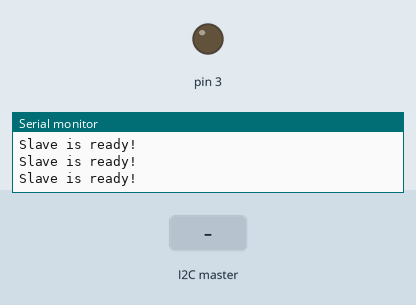
Bench run of a sketch on a simulated Arduino Uno, built with avr-gcc and run on an emulated ATmega328P. Shown: output pins drawn as LEDs (lit = HIGH), the last lines printed to the serial monitor. Dashed ring = blinking. The inputs (shaded band) are chosen by the test bench.

Above: at 1.2 s.
1.3 s: the I2C master sends the byte 1
At 2.1 s:
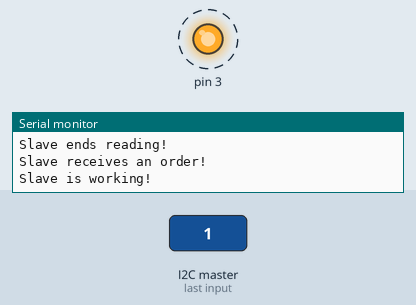
Timing chart, 0 to 10.3 s (numbered marks = the images above; inputs shaded):
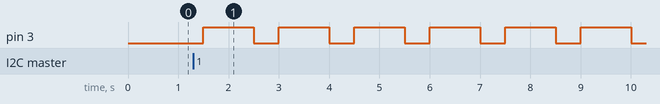

Measured:
- after the input at 1.3 s, pin 3: alternates HIGH for 1.0 s and LOW for 0.50 s, starting after 0.20 s

The sketch:

doubUNO_i2c_test_slave.ino
```cpp
#include <Wire.h>

int slave_ready = 1;
int my_address = 2;
int master_order = 0;

void setup() {
  // put your setup code here, to run once:
  Wire.begin(my_address);
  Serial.begin(9600);
}

void loop() {
  // put your main code here, to run repeatedly:
  Serial.println("Slave is ready!");
  Wire.onReceive(receiveEvent);
  delay(500);
  if(slave_ready == 0){
    Serial.println("Slave is working!");
    pinMode(3,OUTPUT);
    digitalWrite(3,HIGH);
    delay(1000);
    digitalWrite(3,LOW);
    Serial.println("Slave ends working!");
    slave_ready == 1;
  }

}

void receiveEvent(int howMany){
  Serial.println("Slave is reading!");
  while(0 < Wire.available()){
    master_order = Wire.read();
  }
  Serial.println("Slave ends reading!");
  if(master_order == 1){
    Serial.println("Slave receives an order!");
    slave_ready = 0;
  }
}
```
